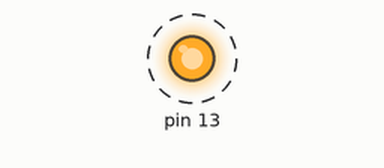
A sketch run on a simulated Arduino Uno, built with avr-gcc and run on an emulated ATmega328P. On the bench: output pins drawn as LEDs (lit = HIGH). Dashed ring = blinking.

Above: at 0.12 s.
Timing chart, 0 to 3.0 s (numbered marks = the images above):
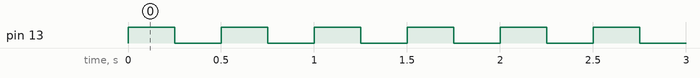

Measured:
- by itself, pin 13: alternates HIGH for 0.25 s and LOW for 0.25 s

The sketch:

BalanceBot.ino
```cpp
#include "dxl_hal.h"
#include "dynamixel.h"

void setup() {
  dxl_hal_open(0, 9600);
  Serial.begin(9600);
  pinMode(13, OUTPUT);
  digitalWrite(13, HIGH);
}

void loop() {
  Serial.println();
  delay(250);
  digitalWrite(13, LOW);
  delay(250);
  digitalWrite(13, HIGH);
}
```

dynamixel.c
```cpp
#include "dxl_hal.h"
#include "dynamixel.h"

#define ID					(2)
#define LENGTH				(3)
#define INSTRUCTION			(4)
#define ERRBIT				(4)
#define PARAMETER			(5)
#define DEFAULT_BAUDNUMBER	(1)

unsigned char gbInstructionPacket[MAXNUM_TXPARAM+10] = {0};
unsigned char gbStatusPacket[MAXNUM_RXPARAM+10] = {0};
unsigned char gbRxPacketLength = 0;
unsigned char gbRxGetLength = 0;
int gbCommStatus = COMM_RXSUCCESS;
int giBusUsing = 0;


int dxl_initialize( int devIndex, int baudnum )
{
	float baudrate;
	baudrate = 2000000.0f / (float)(baudnum + 1);

	if( dxl_hal_open(devIndex, baudrate) == 0 )
		return 0;

	gbCommStatus = COMM_RXSUCCESS;
	giBusUsing = 0;
	return 1;
}

void dxl_terminate()
{
	dxl_hal_close();
}

void dxl_tx_packet()
{
	unsigned char i;
	unsigned char TxNumByte, RealTxNumByte;
	unsigned char checksum = 0;

	if( giBusUsing == 1 )
		return;

	giBusUsing = 1;

	if( gbInstructionPacket[LENGTH] > (MAXNUM_TXPARAM+2) )
	{
		gbCommStatus = COMM_TXERROR;
		giBusUsing = 0;
		return;
	}

	if( gbInstructionPacket[INSTRUCTION] != INST_PING
		&& gbInstructionPacket[INSTRUCTION] != INST_READ
		&& gbInstructionPacket[INSTRUCTION] != INST_WRITE
		&& gbInstructionPacket[INSTRUCTION] != INST_REG_WRITE
		&& gbInstructionPacket[INSTRUCTION] != INST_ACTION
		&& gbInstructionPacket[INSTRUCTION] != INST_RESET
		&& gbInstructionPacket[INSTRUCTION] != INST_SYNC_WRITE )
	{
		gbCommStatus = COMM_TXERROR;
		giBusUsing = 0;
		return;
	}

	gbInstructionPacket[0] = 0xff;
	gbInstructionPacket[1] = 0xff;
	for( i=0; i<(gbInstructionPacket[LENGTH]+1); i++ )
		checksum += gbInstructionPacket[i+2];
	gbInstructionPacket[gbInstructionPacket[LENGTH]+3] = ~checksum;

	if( gbCommStatus == COMM_RXTIMEOUT || gbCommStatus == COMM_RXCORRUPT )
		dxl_hal_clear();

	TxNumByte = gbInstructionPacket[LENGTH] + 4;
	RealTxNumByte = dxl_hal_tx( (unsigned char*)gbInstructionPacket, TxNumByte );

	if( TxNumByte != RealTxNumByte )
	{
		gbCommStatus = COMM_TXFAIL;
		giBusUsing = 0;
		return;
	}

	if( gbInstructionPacket[INSTRUCTION] == INST_READ )
		dxl_hal_set_timeout( gbInstructionPacket[PARAMETER+1] + 6 );
	else
		dxl_hal_set_timeout( 6 );

	gbCommStatus = COMM_TXSUCCESS;
}

void dxl_rx_packet()
{
	unsigned char i, j, nRead;
	unsigned char checksum = 0;

	if( giBusUsing == 0 )
		return;

	if( gbInstructionPacket[ID] == BROADCAST_ID )
	{
		gbCommStatus = COMM_RXSUCCESS;
		giBusUsing = 0;
		return;
	}

	if( gbCommStatus == COMM_TXSUCCESS )
	{
		gbRxGetLength = 0;
		gbRxPacketLength = 6;
	}

	nRead = dxl_hal_rx( (unsigned char*)&gbStatusPacket[gbRxGetLength], gbRxPacketLength - gbRxGetLength );
	gbRxGetLength += nRead;
	if( gbRxGetLength < gbRxPacketLength )
	{
		if( dxl_hal_timeout() == 1 )
		{
			if(gbRxGetLength == 0)
				gbCommStatus = COMM_RXTIMEOUT;
			else
				gbCommStatus = COMM_RXCORRUPT;
			giBusUsing = 0;
			return;
		}
	}

	// Find packet header
	for( i=0; i<(gbRxGetLength-1); i++ )
	{
		if( gbStatusPacket[i] == 0xff && gbStatusPacket[i+1] == 0xff )
		{
			break;
		}
		else if( i == gbRxGetLength-2 && gbStatusPacket[gbRxGetLength-1] == 0xff )
		{
			break;
		}
	}
	if( i > 0 )
	{
		for( j=0; j<(gbRxGetLength-i); j++ )
			gbStatusPacket[j] = gbStatusPacket[j + i];

		gbRxGetLength -= i;
	}

	if( gbRxGetLength < gbRxPacketLength )
	{
		gbCommStatus = COMM_RXWAITING;
		return;
	}

	// Check id pairing
	if( gbInstructionPacket[ID] != gbStatusPacket[ID])
	{
		gbCommStatus = COMM_RXCORRUPT;
		giBusUsing = 0;
		return;
	}

	gbRxPacketLength = gbStatusPacket[LENGTH] + 4;
	if( gbRxGetLength < gbRxPacketLength )
	{
		nRead = dxl_hal_rx( (unsigned char*)&gbStatusPacket[gbRxGetLength], gbRxPacketLength - gbRxGetLength );
		gbRxGetLength += nRead;
		if( gbRxGetLength < gbRxPacketLength )
		{
			gbCommStatus = COMM_RXWAITING;
			return;
		}
	}

	// Check checksum
	for( i=0; i<(gbStatusPacket[LENGTH]+1); i++ )
		checksum += gbStatusPacket[i+2];
	checksum = ~checksum;

	if( gbStatusPacket[gbStatusPacket[LENGTH]+3] != checksum )
	{
		gbCommStatus = COMM_RXCORRUPT;
		giBusUsing = 0;
		return;
	}

	gbCommStatus = COMM_RXSUCCESS;
	giBusUsing = 0;
}

void dxl_txrx_packet()
{
	dxl_tx_packet();

	if( gbCommStatus != COMM_TXSUCCESS )
		return;

	do{
		dxl_rx_packet();
	}while( gbCommStatus == COMM_RXWAITING );
}

int dxl_get_result()
{
	return gbCommStatus;
}

void dxl_set_txpacket_id( int id )
{
	gbInstructionPacket[ID] = (unsigned char)id;
}

void dxl_set_txpacket_instruction( int instruction )
{
	gbInstructionPacket[INSTRUCTION] = (unsigned char)instruction;
}

void dxl_set_txpacket_parameter( int index, int value )
{
	gbInstructionPacket[PARAMETER+index] = (unsigned char)value;
}

void dxl_set_txpacket_length( int length )
{
	gbInstructionPacket[LENGTH] = (unsigned char)length;
}

int dxl_get_rxpacket_error( int errbit )
{
	if( gbStatusPacket[ERRBIT] & (unsigned char)errbit )
		return 1;

	return 0;
}

int dxl_get_rxpacket_length()
{
	return (int)gbStatusPacket[LENGTH];
}

int dxl_get_rxpacket_parameter( int index )
{
	return (int)gbStatusPacket[PARAMETER+index];
}

int dxl_makeword( int lowbyte, int highbyte )
{
	unsigned short word;

	word = highbyte;
	word = word << 8;
	word = word + lowbyte;
	return (int)word;
}

int dxl_get_lowbyte( int word )
{
	unsigned short temp;

	temp = word & 0xff;
	return (int)temp;
}

int dxl_get_highbyte( int word )
{
	unsigned short temp;

	temp = word & 0xff00;
	temp = temp >> 8;
	return (int)temp;
}

void dxl_ping( int id )
{
	while(giBusUsing);

	gbInstructionPacket[ID] = (unsigned char)id;
	gbInstructionPacket[INSTRUCTION] = INST_PING;
	gbInstructionPacket[LENGTH] = 2;

	dxl_txrx_packet();
}

int dxl_read_byte( int id, int address )
{
	while(giBusUsing);

	gbInstructionPacket[ID] = (unsigned char)id;
	gbInstructionPacket[INSTRUCTION] = INST_READ;
	gbInstructionPacket[PARAMETER] = (unsigned char)address;
	gbInstructionPacket[PARAMETER+1] = 1;
	gbInstructionPacket[LENGTH] = 4;

	dxl_txrx_packet();

	return (int)gbStatusPacket[PARAMETER];
}

void dxl_write_byte( int id, int address, int value )
{
	while(giBusUsing);

	gbInstructionPacket[ID] = (unsigned char)id;
	gbInstructionPacket[INSTRUCTION] = INST_WRITE;
	gbInstructionPacket[PARAMETER] = (unsigned char)address;
	gbInstructionPacket[PARAMETER+1] = (unsigned char)value;
	gbInstructionPacket[LENGTH] = 4;

	dxl_txrx_packet();
}

int dxl_read_word( int id, int address )
{
	while(giBusUsing);

	gbInstructionPacket[ID] = (unsigned char)id;
	gbInstructionPacket[INSTRUCTION] = INST_READ;
	gbInstructionPacket[PARAMETER] = (unsigned char)address;
	gbInstructionPacket[PARAMETER+1] = 2;
	gbInstructionPacket[LENGTH] = 4;

	dxl_txrx_packet();

	return dxl_makeword((int)gbStatusPacket[PARAMETER], (int)gbStatusPacket[PARAMETER+1]);
}

void dxl_write_word( int id, int address, int value )
{
	while(giBusUsing);

	gbInstructionPacket[ID] = (unsigned char)id;
	gbInstructionPacket[INSTRUCTION] = INST_WRITE;
	gbInstructionPacket[PARAMETER] = (unsigned char)address;
	gbInstructionPacket[PARAMETER+1] = (unsigned char)dxl_get_lowbyte(value);
	gbInstructionPacket[PARAMETER+2] = (unsigned char)dxl_get_highbyte(value);
	gbInstructionPacket[LENGTH] = 5;

	dxl_txrx_packet();
}
```

dynamixel.h
```cpp
// Dynamixel SDK platform independent header
#ifndef _DYNAMIXEL_HEADER
#define _DYNAMIXEL_HEADER


#ifdef __cplusplus
extern "C" {
#endif


///////////// device control methods ////////////////////////
int dxl_initialize( int devIndex, int baudnum );
void dxl_terminate(void);


///////////// set/get packet methods //////////////////////////
void dxl_set_txpacket_id( int id );
#define BROADCAST_ID		(254)

void dxl_set_txpacket_instruction( int instruction );
#define INST_PING			(1)
#define INST_READ			(2)
#define INST_WRITE			(3)
#define INST_REG_WRITE		(4)
#define INST_ACTION			(5)
#define INST_RESET			(6)
#define INST_SYNC_WRITE		(131)

#define MAXNUM_TXPARAM		(150)
void dxl_set_txpacket_parameter( int index, int value );
void dxl_set_txpacket_length( int length );

int dxl_get_rxpacket_error( int errbit );
#define ERRBIT_VOLTAGE		(1)
#define ERRBIT_ANGLE		(2)
#define ERRBIT_OVERHEAT		(4)
#define ERRBIT_RANGE		(8)
#define ERRBIT_CHECKSUM		(16)
#define ERRBIT_OVERLOAD		(32)
#define ERRBIT_INSTRUCTION	(64)

#define MAXNUM_RXPARAM		(60)
int dxl_get_rxpacket_parameter( int index );
int dxl_get_rxpacket_length(void);

// utility for value
int dxl_makeword( int lowbyte, int highbyte );
int dxl_get_lowbyte( int word );
int dxl_get_highbyte( int word );


////////// packet communication methods ///////////////////////
void dxl_tx_packet(void);
void dxl_rx_packet(void);
void dxl_txrx_packet(void);

int dxl_get_result(void);
#define	COMM_TXSUCCESS		(0)
#define COMM_RXSUCCESS		(1)
#define COMM_TXFAIL			(2)
#define COMM_RXFAIL			(3)
#define COMM_TXERROR		(4)
#define COMM_RXWAITING		(5)
#define COMM_RXTIMEOUT		(6)
#define COMM_RXCORRUPT		(7)


//////////// high communication methods ///////////////////////
void dxl_ping( int id );
int dxl_read_byte( int id, int address );
void dxl_write_byte( int id, int address, int value );
int dxl_read_word( int id, int address );
void dxl_write_word( int id, int address, int value );


#ifdef __cplusplus
}
#endif

#endif
```

dxl_hal.c
```cpp
// Dynamixel SDK platform dependent source
#include "dxl_hal.h"


int dxl_hal_open( int devIndex, float baudrate )
{
	// Opening device
	// devIndex: Device index
	// baudrate: Real baudrate (ex> 115200, 57600, 38400...)
	// Return: 0(Failed), 1(Succeed)
	return 1;
}

void dxl_hal_close()
{
	// Closing device

}

void dxl_hal_clear(void)
{
	// Clear communication buffer

}

int dxl_hal_tx( unsigned char *pPacket, int numPacket )
{
	// Transmiting date
	// *pPacket: data array pointer
	// numPacket: number of data array
	// Return: number of data transmitted. -1 is error.
	return 0;
}

int dxl_hal_rx( unsigned char *pPacket, int numPacket )
{
	// Recieving date
	// *pPacket: data array pointer
	// numPacket: number of data array
	// Return: number of data recieved. -1 is error.
	return 0;
}

void dxl_hal_set_timeout( int NumRcvByte )
{
	// Start stop watch
	// NumRcvByte: number of recieving data(to calculate maximum waiting time)

}

int dxl_hal_timeout(void)
{
	// Check timeout
	// Return: 0 is false, 1 is true(timeout occurred)
	return 0;
}
```

dxl_hal.h
```cpp
// Dynamixel SDK platform dependent header
#ifndef _DYNAMIXEL_HAL_HEADER
#define _DYNAMIXEL_HAL_HEADER


#ifdef __cplusplus
extern "C" {
#endif


int dxl_hal_open( int devIndex, float baudrate );
void dxl_hal_close(void);
void dxl_hal_clear(void);
int dxl_hal_tx( unsigned char *pPacket, int numPacket );
int dxl_hal_rx( unsigned char *pPacket, int numPacket );
void dxl_hal_set_timeout( int NumRcvByte );
int dxl_hal_timeout(void);


#ifdef __cplusplus
}
#endif

#endif
```
